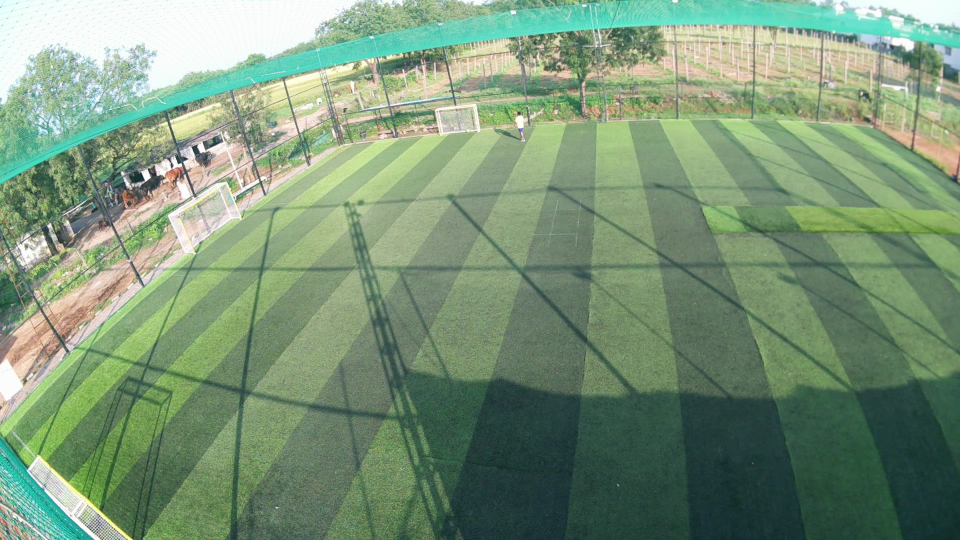
#> input picture data/calibration/left/middle.jpg, 1920 x 1080 px (shown at 1/2 size)
$ python -i calibrate_homography_fisheye_v5.py   (imports and definitions only)   (older library calls are emulated)
#> lines starting #> are read from the running program, lines starting #| are printed output that depends on the picture; after the words box and inside, x2 and y2 are one past the last pixel; in counts of white or black regions, pixels touching at a corner belong together
#> further down, picture is the input picture: shape (1080, 1920, 3); mean B, G, R 120.1, 148.7, 122.8
#!/usr/bin/env python3
import os
import argparse
from pathlib import Path

import cv2
import numpy as np

# --- Avoid OpenCL cache crash on some macOS setups ---
# [5 lines not run here, left out]


# [36 lines left out: functions _load_fisheye_calib, undistort_fisheye, not called in this run]


def make_turf_mask(bgr):
    """
    Rough turf mask: HSV green range + morphology.
    This is intentionally "good enough" to avoid blending sky/net/fence.
    """
    hsv = cv2.cvtColor(bgr, cv2.COLOR_BGR2HSV)
#> hsv: shape (1080, 1920, 3); mean H, S, V 58.3, 72.4, 150.2
    lower = (25, 25, 25)
    upper = (95, 255, 255)
    m = cv2.inRange(hsv, lower, upper)
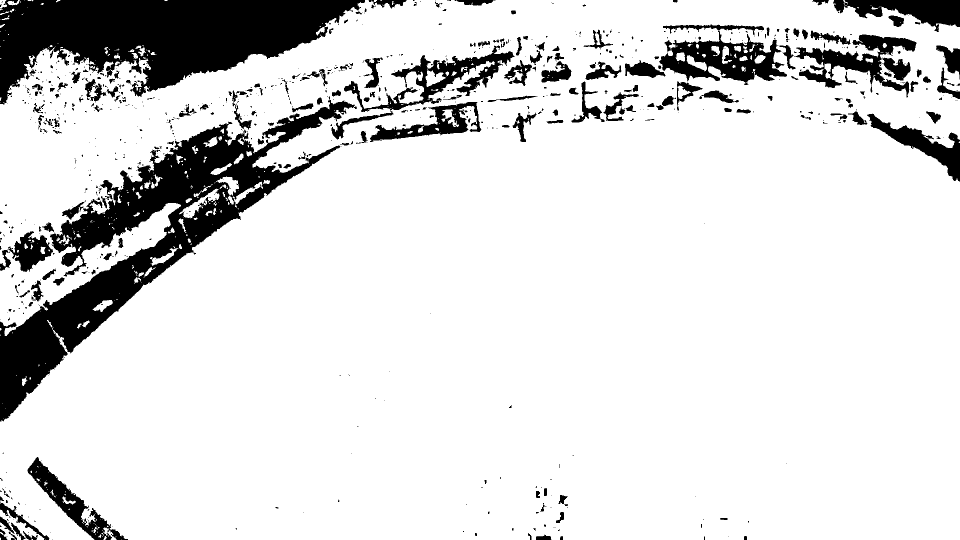
#> m: shape (1080, 1920) (shown at 1/2 size); 86.1% white; 827 black regions (601 under 20 px), largest, box (x1, y1, x2, y2) and area: (0, 193, 714, 843) 94663, (0, 0, 730, 209) 86070, (1318, 62, 1574, 170) 12782

    # clean up
    k = cv2.getStructuringElement(cv2.MORPH_ELLIPSE, (9, 9))
    m = cv2.morphologyEx(m, cv2.MORPH_CLOSE, k, iterations=2)
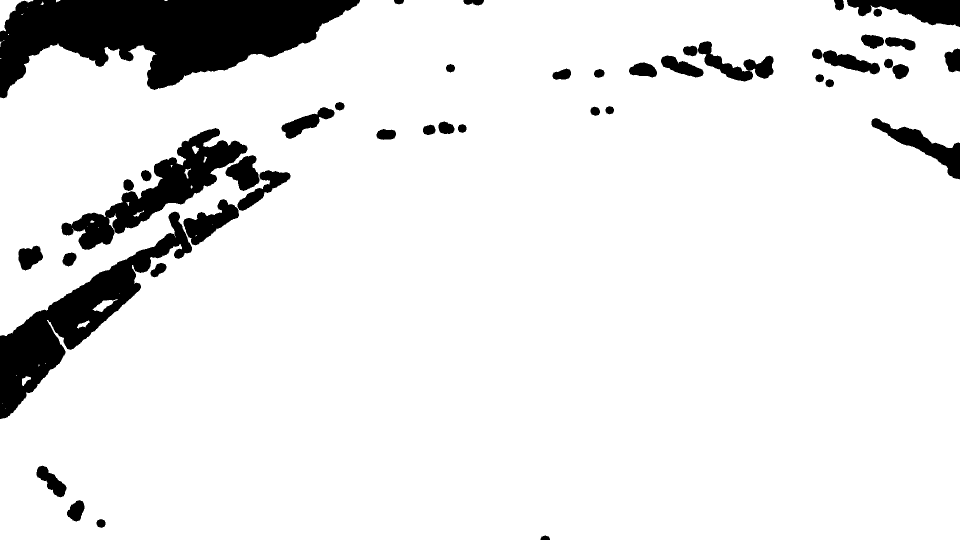
#> m: shape (1080, 1920) (shown at 1/2 size); 90.6% white; 45 black regions, largest, box (x1, y1, x2, y2) and area: (0, 0, 720, 197) 79963, (0, 423, 384, 838) 37087, (123, 256, 495, 500) 24368
    m = cv2.morphologyEx(m, cv2.MORPH_OPEN, k, iterations=1)
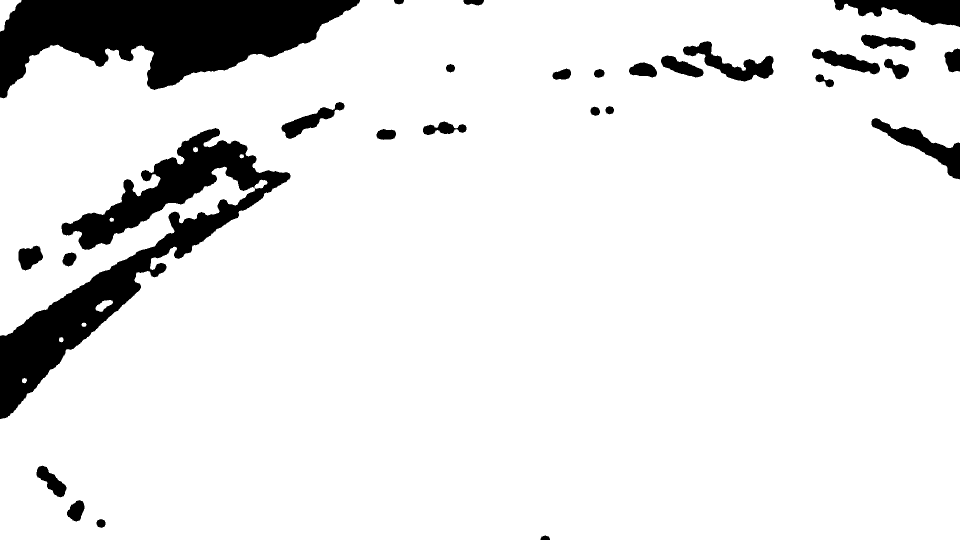
#> m: shape (1080, 1920) (shown at 1/2 size); 90.5% white; 28 black regions, largest, box (x1, y1, x2, y2) and area: (0, 0, 720, 197) 80298, (0, 256, 581, 838) 75382, (1668, 0, 1920, 54) 7919

    # also remove pure black borders from undistort
    gray = cv2.cvtColor(bgr, cv2.COLOR_BGR2GRAY)
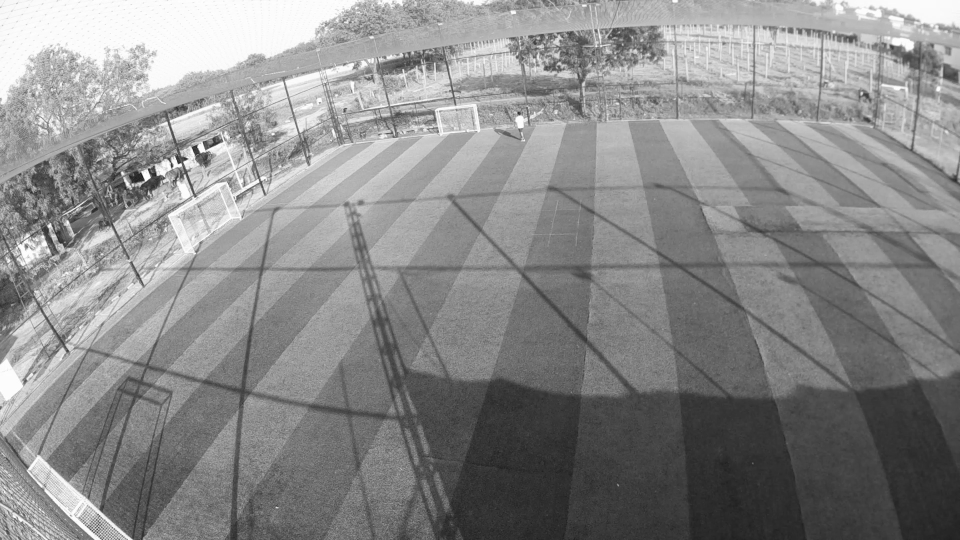
#> gray: shape (1080, 1920) (shown at 1/2 size); min 10, max 255, mean 137.7
    valid = (gray > 0).astype(np.uint8) * 255
#> valid: shape (1080, 1920); every value is 255
    m = cv2.bitwise_and(m, valid)
    return m


# [391 lines left out: functions compute_panorama_canvas, compute_point_errors, try_refine_ecc, exposure_gain_on_turf_overlap, seam_blend_turf, crop_to_content and 1 more, not called in this run]


# [2 lines not run here, left out]

>>> import cv2
>>> picture = cv2.imread('../../data/calibration/left/middle.jpg')
>>> result = make_turf_mask(picture)

$ run again, on data/calibration/right/middle.jpg
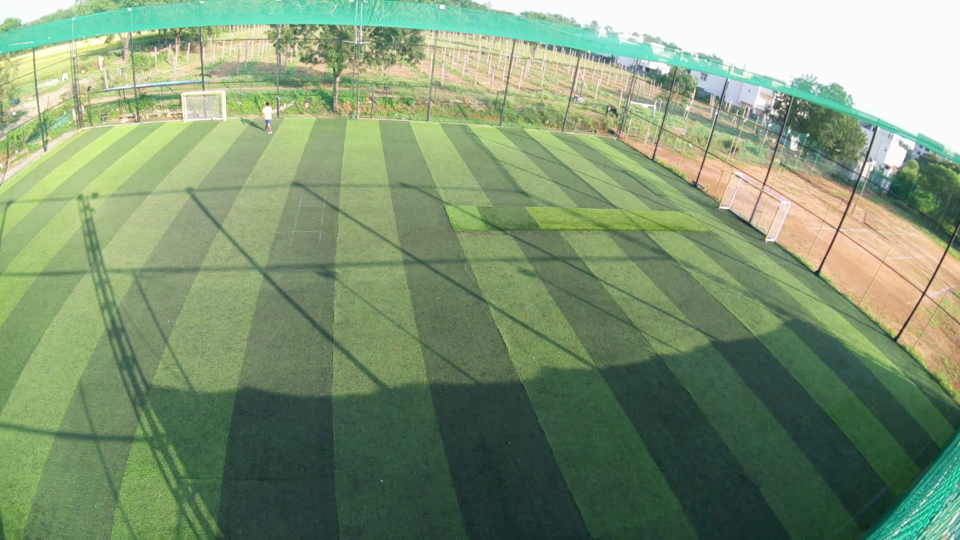
#> input picture data/calibration/right/middle.jpg, 1920 x 1080 px (shown at 1/2 size)
#> picture is the input picture: shape (1080, 1920, 3); mean B, G, R 115.1, 148.8, 126.7
#> hsv: shape (1080, 1920, 3); mean H, S, V 50.9, 79.6, 151.1
#> in make_turf_mask, `m = cv2.inRange(hsv, lower, upper)`:
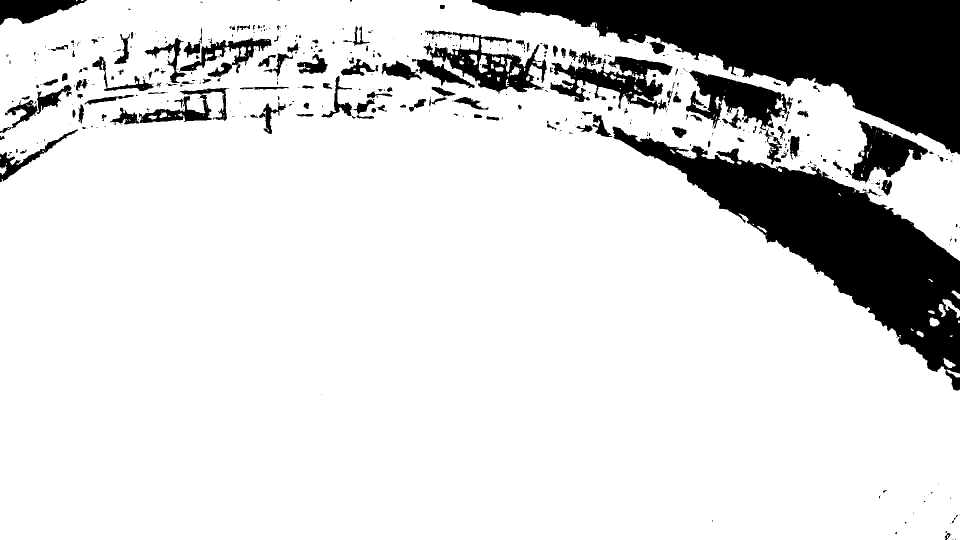
#> m: shape (1080, 1920) (shown at 1/2 size); 84.4% white; 478 black regions (312 under 20 px), largest, box (x1, y1, x2, y2) and area: (944, 0, 1920, 309) 127281, (1225, 253, 1920, 781) 102602, (824, 64, 1094, 187) 12757
#> in make_turf_mask, `gray = cv2.cvtColor(bgr, cv2.COLOR_BGR2GRAY)`:
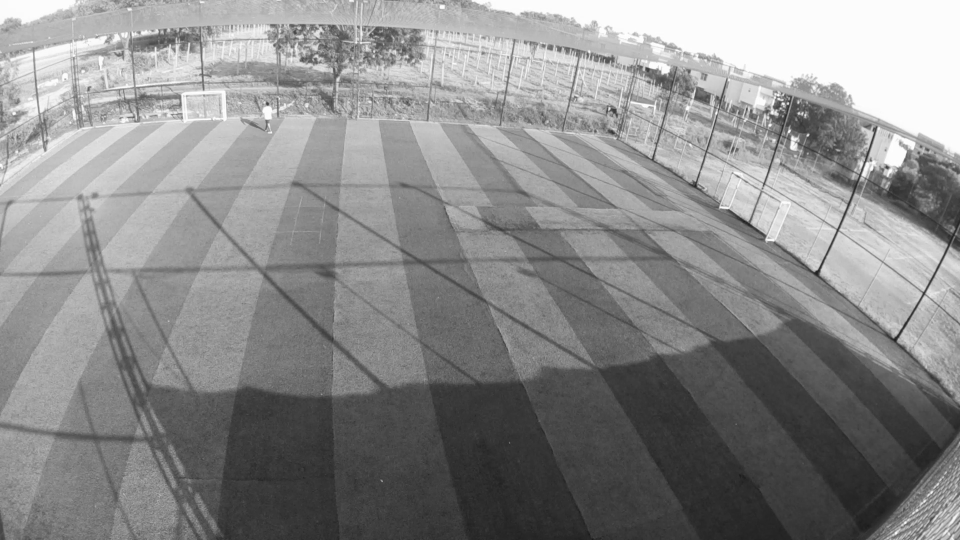
#> gray: shape (1080, 1920) (shown at 1/2 size); min 19, max 255, mean 138.3
#> valid: shape (1080, 1920); every value is 255
